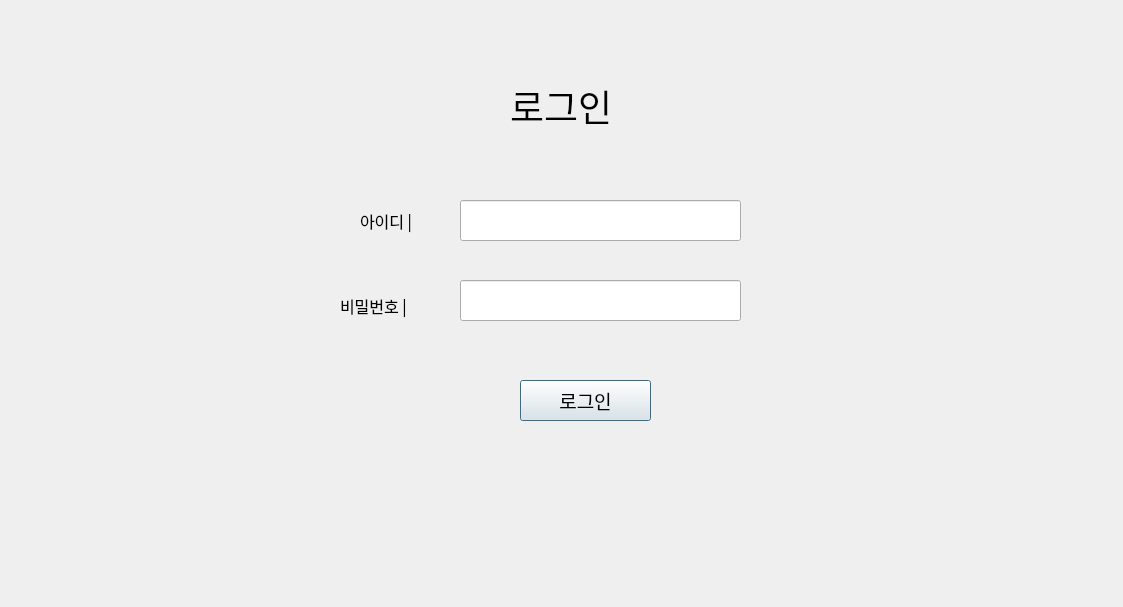
<?xml version="1.0" encoding="UTF-8"?>
<ui version="4.0">
 <class>Dialog</class>
 <widget class="QDialog" name="Dialog">
  <property name="geometry">
   <rect>
    <x>0</x>
    <y>0</y>
    <width>1123</width>
    <height>607</height>
   </rect>
  </property>
  <property name="windowTitle">
   <string>Dialog</string>
  </property>
  <property name="modal">
   <bool>false</bool>
  </property>
  <widget class="QLabel" name="label_2">
   <property name="geometry">
    <rect>
     <x>340</x>
     <y>280</y>
     <width>111</width>
     <height>51</height>
    </rect>
   </property>
   <property name="font">
    <font>
     <family>DX솔로감성ExB</family>
     <pointsize>12</pointsize>
    </font>
   </property>
   <property name="text">
    <string>비밀번호 |</string>
   </property>
  </widget>
  <widget class="QLabel" name="label_3">
   <property name="geometry">
    <rect>
     <x>360</x>
     <y>200</y>
     <width>101</width>
     <height>41</height>
    </rect>
   </property>
   <property name="font">
    <font>
     <family>DX솔로감성ExB</family>
     <pointsize>12</pointsize>
    </font>
   </property>
   <property name="text">
    <string>아이디 |</string>
   </property>
  </widget>
  <widget class="QLabel" name="label_4">
   <property name="geometry">
    <rect>
     <x>510</x>
     <y>50</y>
     <width>151</width>
     <height>111</height>
    </rect>
   </property>
   <property name="font">
    <font>
     <family>DX솔로감성ExB</family>
     <pointsize>28</pointsize>
    </font>
   </property>
   <property name="text">
    <string>로그인 </string>
   </property>
  </widget>
  <widget class="QPushButton" name="pushButton">
   <property name="geometry">
    <rect>
     <x>520</x>
     <y>380</y>
     <width>131</width>
     <height>41</height>
    </rect>
   </property>
   <property name="font">
    <font>
     <family>서울남산 장체B</family>
     <pointsize>14</pointsize>
    </font>
   </property>
   <property name="acceptDrops">
    <bool>false</bool>
   </property>
   <property name="text">
    <string>로그인</string>
   </property>
  </widget>
  <widget class="QLineEdit" name="lineEdit">
   <property name="geometry">
    <rect>
     <x>460</x>
     <y>200</y>
     <width>281</width>
     <height>41</height>
    </rect>
   </property>
  </widget>
  <widget class="QLineEdit" name="lineEdit_2">
   <property name="geometry">
    <rect>
     <x>460</x>
     <y>280</y>
     <width>281</width>
     <height>41</height>
    </rect>
   </property>
  </widget>
 </widget>
 <resources/>
 <connections/>
</ui>
